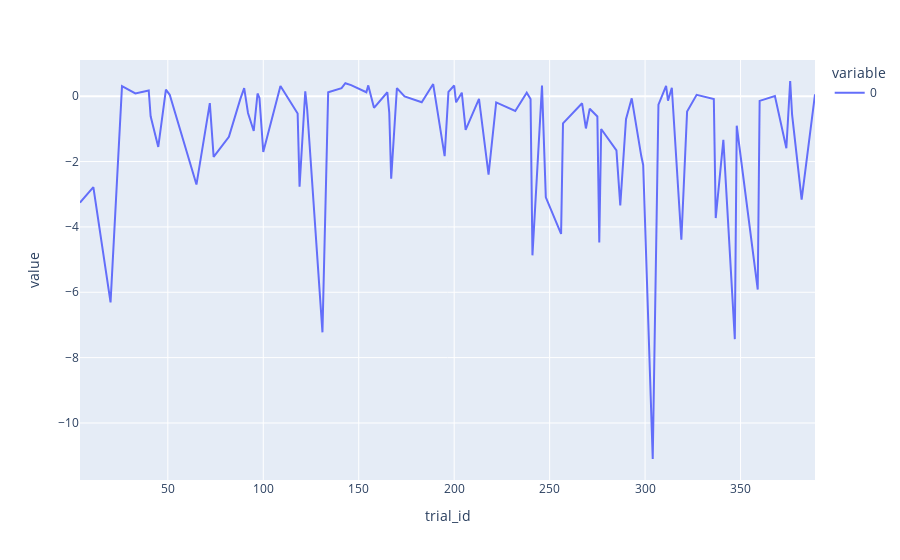

This figure's notebook cell:
### Code cell
signal = 'lfads_rates_joint_pca_shared'
df = src.decoder_analysis.precondition_td(td, signal)
df_cst = df.groupby('task').get_group('CST')
df_rtt = df.groupby('task').get_group('RTT')
trial_importance = src.decoder_analysis.get_trial_importance(
    df_train=df_cst,
    df_test=df_rtt,
    signal=signal,
    target_name='Hand velocity',
)
px.line(trial_importance)

### Figure 1 — Plotly figure (JSON) as saved in the notebook; plotly's stock layout.template omitted (floating-point values rounded to 4 significant figures)
{"data": [{"hovertemplate": "variable=0<br>trial_id=%{x}<br>value=%{y}<extra></extra>", "legendgroup": "0", "line": {"color": "#636efa", "dash": "solid"}, "marker": {"symbol": "circle"}, "mode": "lines", "name": "0", "orientation": "v", "showlegend": true, "type": "scatter", "x": [4, 11, 20, 26, 33, 40, 41, 45, 49, 51, 65, 72, 74, 82, 88, 90, 92, 95, 97, 98, 100, 109, 118, 119, 122, 123, 131, 134, 141, 143, 146, 154, 155, 158, 165, 166, 167, 170, 174, 183, 189, 195, 197, 200, 201, 204, 206, 213, 218, 222, 232, 238, 240, 241, 246, 248, 256, 257, 267, 269, 271, 275, 276, 277, 285, 287, 290, 293, 298, 299, 304, 307, 311, 312, 314, 319, 322, 327, 336, 337, 341, 347, 348, 359, 360, 368, 374, 376, 377, 382, 389], "xaxis": "x", "y": [-3.257, -2.782, -6.31, 0.305, 0.08281, 0.1742, -0.6155, -1.554, 0.2012, 0.04265, -2.704, -0.2125, -1.858, -1.245, -0.08362, 0.2467, -0.5139, -1.064, 0.08322, -0.05203, -1.705, 0.3111, -0.5277, -2.766, 0.1508, -0.4072, -7.226, 0.1194, 0.2469, 0.3964, 0.3381, 0.121, 0.3311, -0.3572, 0.1215, -0.5104, -2.524, 0.2481, -0.00917, -0.1835, 0.3709, -1.833, 0.1306, 0.3265, -0.1862, 0.1087, -1.033, -0.08379, -2.398, -0.1893, -0.451, 0.1096, -0.08872, -4.87, 0.3227, -3.094, -4.214, -0.8318, -0.2168, -0.987, -0.3821, -0.6191, -4.477, -1.003, -1.657, -3.341, -0.7058, -0.06505, -1.833, -2.103, -11.1, -0.2584, 0.313, -0.1378, 0.2572, -4.392, -0.4718, 0.04081, -0.08526, -3.729, -1.337, -7.434, -0.9044, -5.918, -0.1426, 0.007711, -1.594, 0.4651, -0.567, -3.166, 0.05826], "yaxis": "y"}], "layout": {"legend": {"title": {"text": "variable"}, "tracegroupgap": 0}, "margin": {"t": 60}, "xaxis": {"anchor": "y", "domain": [0, 1], "title": {"text": "trial_id"}}, "yaxis": {"anchor": "x", "domain": [0, 1], "title": {"text": "value"}}}}
